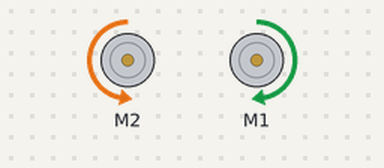
Recording of a sketch running on a simulated Arduino Uno, built with avr-gcc and run on an emulated ATmega328P. Parts: 2 × DC motor (green arrow = forward, orange = backward, longer = faster). What the sketch prints to the serial monitor is not drawn.

Above: at 0.1 s.
Timing chart, 0 to 1.6 s (numbered marks = the images above):
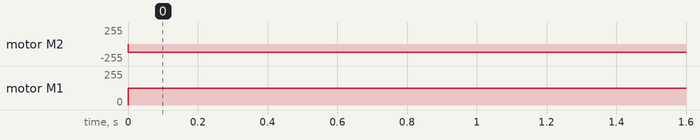

The sketch:

cr-lab-3.ino
```cpp
// Access the required libraries:
#include <MeMCore.h>
#include <Arduino.h>
#include <Wire.h>
#include <SoftwareSerial.h>

MeDCMotor rightMotor(10);
MeDCMotor leftMotor(9);

MeLineFollower linefollower(2);

void applyPower(int power, int motor){
  power *= 2.55;
  switch(motor){
    case 0:
      rightMotor.run(power);
      leftMotor.run(-power);
      break;
    case 1:
      leftMotor.run(-power);
      break;
    case 2:
      rightMotor.run(power);
      break;

  }
}

int speed = 50;
int currentState = 3;

void goRight(){
  Serial.print("Going Right");
  applyPower(speed, 2);
}

void goLeft(){
  Serial.print("Going Left");
  applyPower(speed, 1);
}

void goForward(){
  Serial.print("Going Forward");
  applyPower(speed, 0);
}

void goBack(){
  Serial.print("Going Back");
  applyPower(-speed, 0);
}

void setup() {
  Serial.begin(9600);
}

void loop() {

  currentState = linefollower.readSensors();
  switch(currentState){
    case 0:
      goBack();
      break;
    case 1:
      goLeft();
      break;
    case 2:
      goRight();
      break;
    case 3:
      goForward();
  }
}
```

Measured:
- by itself, motor M2: stopped → backward 127/255 at 0.00 s
- by itself, motor M1: stopped → forward 127/255 at 0.00 s
